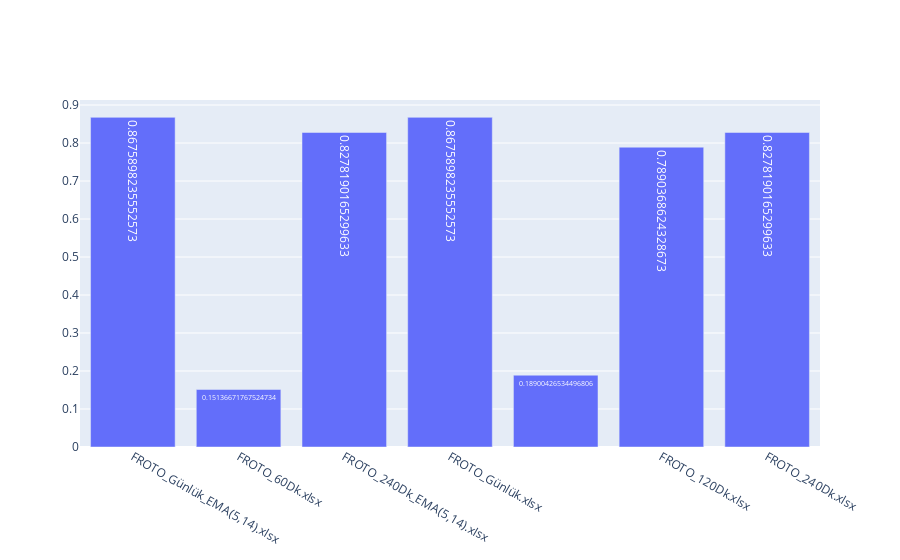

Notebook source saved alongside this figure:
### Code cell
import plotly.graph_objects as go
fig = go.Figure(data=[go.Bar(
            x=df_stats.index, y=df_stats['P-value'],
            text=df_stats['P-value'],
            textposition='auto',)])

fig.show()

### Figure 1 — Plotly figure (JSON) as saved in the notebook; plotly's stock layout.template omitted (floating-point values rounded to 4 significant figures)
{"data": [{"text": [0.8676, 0.1514, 0.8278, 0.8676, 0.189, 0.789, 0.8278], "textposition": "auto", "type": "bar", "x": ["FROTO_Günlük_EMA(5,14).xlsx", "FROTO_60Dk.xlsx", "FROTO_240Dk_EMA(5,14).xlsx", "FROTO_Günlük.xlsx", "", "FROTO_120Dk.xlsx", "FROTO_240Dk.xlsx"], "y": [0.8676, 0.1514, 0.8278, 0.8676, 0.189, 0.789, 0.8278]}], "layout": {}}
